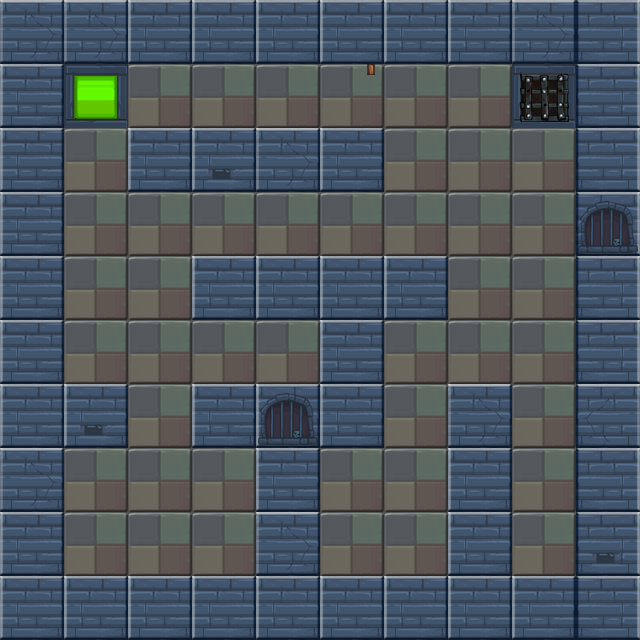

The image is a tile-based game level rendered from a .tmx file. Its description and source (layers, tilesets, objects; grid data summarised) follow:
An orthogonal 10x10 tile map with 64x64 px tiles, 2 tile layers (bg1, fg1) and 22 objects (11x wall, 3x enemy, 2x box, player, mutiao, ...).

<map version="1.0" orientation="orthogonal" renderorder="right-down" width="10" height="10" tilewidth="64" tileheight="64">
 <properties>
  <property name="maxStep" value="15" />
 </properties>
 <tileset firstgid="1" name="lv3map" tilewidth="64" tileheight="64">
  <image source="lv3map.png" width="256" height="256" />
 </tileset>
 <layer name="bg1" width="10" height="10">
  <data>[100 cells, 100 non-empty, 5 distinct tile ids]</data>
 </layer>
 <layer name="fg1" width="10" height="10">
  <data>[100 cells, 8 non-empty, 5 distinct tile ids]</data>
 </layer>
 <objectgroup name="obj1">
  <object name="wall" x="0" y="0" width="640" height="64" />
  <object name="wall" x="0" y="0" width="64" height="576" />
  <object name="wall" x="0" y="576" width="640" height="64" />
  <object name="wall" x="256" y="384" width="64" height="256" />
  <object name="wall" x="192" y="256" width="256" height="64" />
  <object name="wall" x="128" y="128" width="256" height="64" />
  <object name="wall" x="576" y="0" width="64" height="576" />
  <object name="wall" x="320" y="256" width="64" height="192" />
  <object name="wall" x="448" y="384" width="64" height="256" />
  <object name="wall" x="0" y="384" width="128" height="64" />
  <object name="wall" x="192" y="384" width="192" height="64" />
  <object name="player" x="64" y="320" width="64" height="64" />
  <object name="enemy" x="256" y="64" width="64" height="64" />
  <object name="mutiao" x="384" y="384" width="64" height="64" />
  <object name="box" x="64" y="512" width="64" height="64" />
  <object name="door" x="256" y="320" width="64" height="64" />
  <object name="banziL" x="371" y="64" width="13" height="64" />
  <object name="key" x="256" y="192" width="64" height="64">
   <properties>
    <property name="active" value="false" />
   </properties>
  </object>
  <object name="enemy" x="512" y="512" width="64" height="64" />
  <object name="enemy" x="384" y="512" width="64" height="64" />
  <object name="box" x="192" y="512" width="64" height="64" />
  <object name="fang" x="64" y="64" width="64" height="64">
   <properties>
    <property name="target" value="mutiao" />
   </properties>
  </object>
 </objectgroup>
</map>
